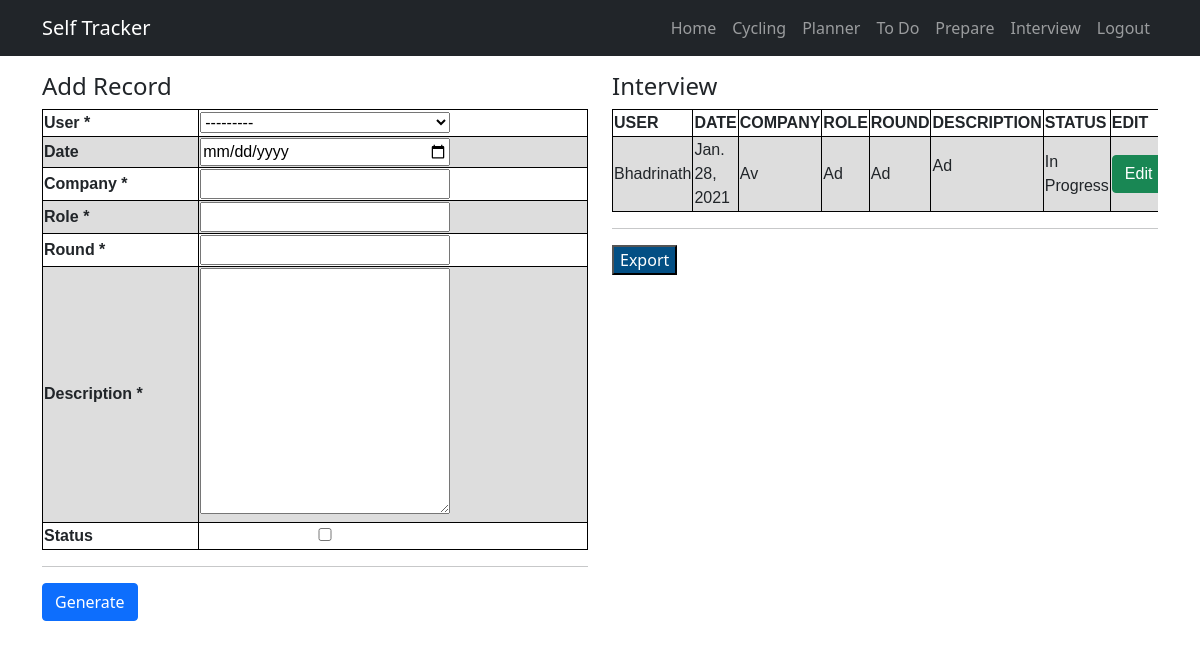
The page /interview (signed in) on the database its author committed.
### tracker/models.py (models this page shows)
class Interview(models.Model):
    user=models.ForeignKey(User,on_delete=models.CASCADE)
    date=models.DateField()
    company= models.CharField(max_length=100)
    role= models.CharField(max_length=100)
    round= models.CharField(max_length=100)
    description= models.TextField()
    status= models.BooleanField(default=False)

### tracker/views.py (the view, shortened to what this page needs)
# urls.py: path('interview',InterviewView.as_view(),name='interview'),
class InterviewView(View):
    template_name='interview.html'
    def get(self,request):
        if not request.user.is_authenticated:
            return redirect('/accounts/login')
        form = InterviewForm(None)
        interview_obj = Interview.objects.filter(user=request.user)
        return render(request,self.template_name,{"interviews": interview_obj,"form": form})

### tracker/forms.py
class InterviewForm(forms.ModelForm):
    date= forms.DateField(
            widget=forms.TextInput(
                attrs={'type': 'date'}
            ), required=False
        )
    def __init__(self, *args, **kwargs):
        super(InterviewForm, self).__init__(*args, **kwargs)
        for visible in self.visible_fields():
            visible.field.widget.attrs['class'] = 'narrow-select'
    class Meta:
        model = Interview
        fields = '__all__'

### tracker/templates/interview.html (shortened to what this page needs)
{% extends 'layout.html' %}
{% block content %}
<main class="container mt-3">
    <div class="row">
        <div class="col-md-6">
            <h4>Add Record</h4>
            <div class="list-group">
            	{% if form %}
	            	<form method='POST' action='' enctype='multipart/form-data'>
	                <table>
					{% for field in form %}
					<tr>
					<th>
					{{field.label}} {% if field.field.required %} * {% endif %}
					</th>
					<td>
					{{field}}
					</td>
					</tr>
					{% endfor %}
					</table>
					<hr />
					<button class='btn btn-primary' type="submit" name="NewItem" value="NewItem">Generate</button>
					</form>
					<br/>
            	{% endif %}
            	<br/>
            </div>
        </div>
        <div class="col-md-6">
            <h4>Interview</h4>
            <ul class="list-group">
                {% if interviews %}
                <form method='POST' action='' enctype='multipart/form-data'>
                <div style="overflow-x:auto;">
                	<table>
                	<tr>
                	<th>USER</th>
                	<th>DATE</th>
                	<th>COMPANY</th>
                	<th>ROLE</th>
                	<th>ROUND</th>
                	<th>DESCRIPTION</th>
                	<th>STATUS</th>
                	<th>EDIT</th>
                	</tr>
                	{% for interview in interviews %}
                	<tr>
                    <td>{{interview.user}}</td>
                    <td>{{interview.date}}</td>
                    <td>{{interview.company}}</td>
                    <td>{{interview.role}}</td>
                    <td>{{interview.round}}</td>
                    <td>{{interview.description|linebreaks}}</td>
                    <td>{% if interview.status == False %}In Progress{% else %}Completed{% endif %}</td>
                    <td><button class='btn btn-success' type="submit" name="EditItem" value="{{ interview.id }}">Edit</button></td>
                    </tr>
                    {% endfor %}
                	</table>
                </div>
                </form>
                <hr />
               	<form method='POST' action="{% url 'tracker:export_interview_xls' %}" enctype='multipart/form-data'>
	            <input type='submit' value='Export' style="background:#034f84;color:white;"/>
	            </form>
                {% endif %}
            </ul>
            <br />
        </div>
    </div>
</main>
{% endblock %}

### rows shown on the page
Interview: user "Bhadrinath", date "Jan. 28, 2021", company "Av", role "Ad", round "Ad", description "Ad", status "In Progress", {{ interview.id }} 7 (drawn)

### other values the page prints
{{ field.label }} "User" "Date" "Company" "Role" "Round" "Description" "Status"
